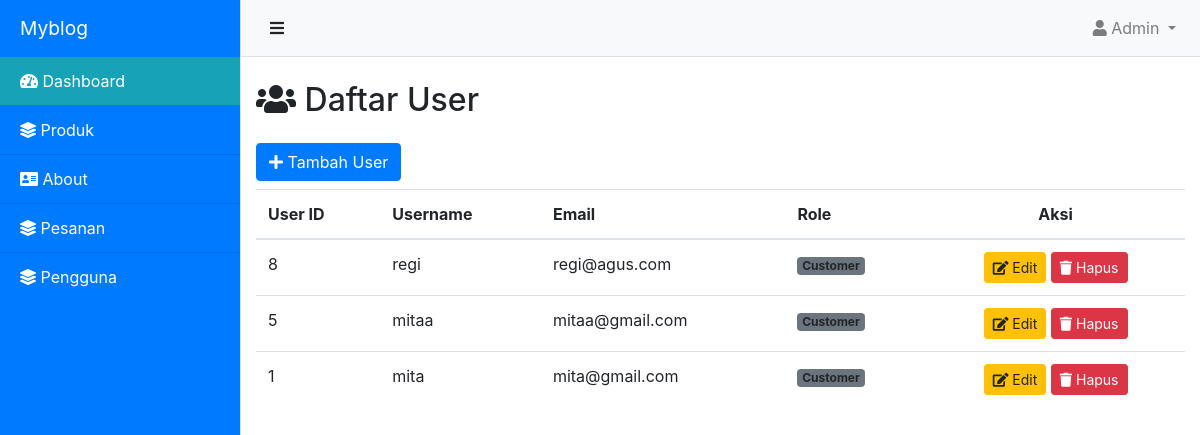
The app's page /admin/dashboard.php?module=user&page=daftar-user (signed in), older data.
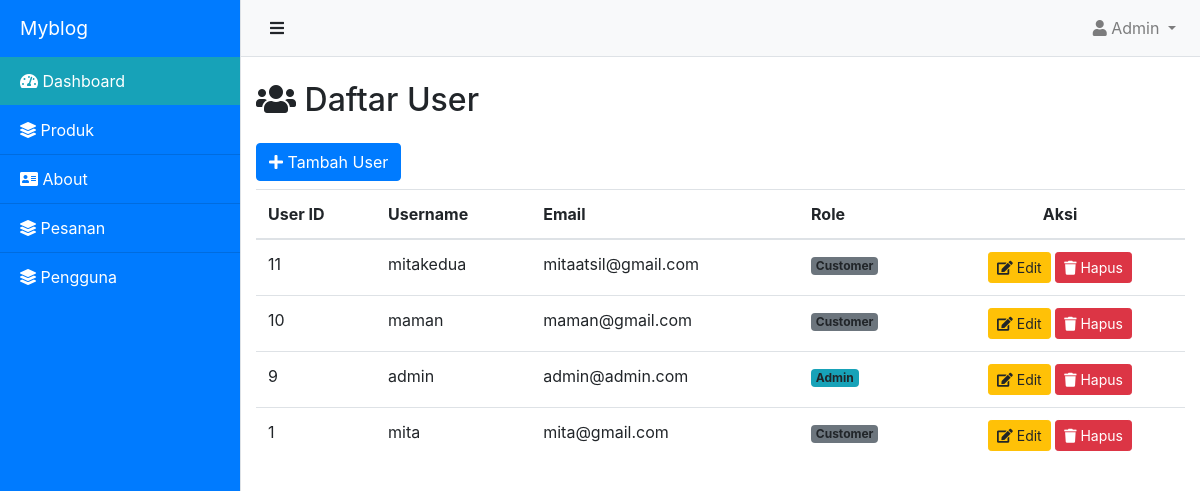
The same page, newer data.
### tables this page shows
CREATE TABLE `user` (
  `id` int NOT NULL,
  `username` varchar(255) NOT NULL,
  `email` varchar(255) NOT NULL,
  `password` varchar(255) NOT NULL,
  `confirm_password` varchar(255) NOT NULL,
  `role` tinyint NOT NULL DEFAULT '1'
);

### model/database.php (called while the page is built, shortened)
<?php
class Koneksi
{
    public function getConnection()
    {
        $this->conn = mysqli_connect('localhost', 'root', '', 'db_mita');
        return $this->conn;
    }
}

### model/user.php (called while the page is built, shortened)
<?php
require_once 'database.php';
class User extends koneksi
{
    private $conn;
    public function __construct()
    {
        $this->conn = $this->getConnection();
    }
    public function getAll()
    {
        $query = "SELECT * FROM user ORDER BY id DESC";
        $result = $this->conn->query($query);
        return $result->fetch_all(MYSQLI_ASSOC);
    }
}

### admin/page/user/daftar-user.php (the view, shortened to what this page needs)
<?php
require_once("../model/user.php");
$userModel = new User();
?>
<h2 class="mt-4 mb-4"><i class="fas fa-users"></i> Daftar User</h2>
<div class="row">
    <div class="col">
        <div class="mb-2">
            <button type="button" class="btn btn-primary" data-toggle="modal" data-target="#tambahUserModal">
                <i class="fa fa-plus"></i> Tambah User
            </button>
        </div>
        <table class="table table-hover">
            <thead>
                <tr>
                    <th>User ID</th>
                    <th>Username</th>
                    <th>Email</th>
                    <th>Role</th>
                    <th class="text-center">Aksi</th>
                </tr>
            </thead>
            <tbody>
                <?php
                $userData = $userModel->getAll();
                foreach ($userData as $row) {
                ?>
                    <tr>
                        <td><?= $row['id'] ?></td>
                        <td><?= htmlspecialchars($row['username']); ?></td>
                        <td><?= htmlspecialchars($row['email']); ?></td>
                        <td>
                            <span class="badge bg-<?= $row['role'] == 0 ? 'info' : 'secondary' ?>">
                                <?= $row['role'] == 0 ? 'Admin' : 'Customer' ?>
                            </span>
                        </td>
                        <td class="text-center">
                            <button type="button" class="btn btn-sm btn-warning edit-btn" data-toggle="modal" data-target="#editUserModal"
                                data-id="<?= $row['id'] ?>"
                                data-username="<?= htmlspecialchars($row['username']) ?>"
                                data-email="<?= htmlspecialchars($row['email']) ?>"
                                data-role="<?= $row['role'] ?>">
                                <i class="fa fa-edit"></i> Edit
                            </button>
                            <a href="?module=user&page=daftar-user&hapus_id=<?= $row['id']; ?>" class="btn btn-sm btn-danger" onclick="return confirm('Yakin ingin menghapus user ini?')">
                                <i class="fa fa-trash"></i> Hapus
                            </a>
                        </td>
                    </tr>
                <?php
                }
                ?>
            </tbody>
        </table>
    </div>
</div>

Row changes from the older to the newer data that the page shows:
removed user: id "8", username "regi", email "regi@agus.com", role "Customer"
removed user: id "5", username "mitaa", email "mitaa@gmail.com", role "Customer"
added user: id "11", username "mitakedua", email "mitaatsil@gmail.com", role "Customer"
added user: id "10", username "maman", email "maman@gmail.com", role "Customer"
added user: id "9", username "admin", email "admin@admin.com", role "Admin"
